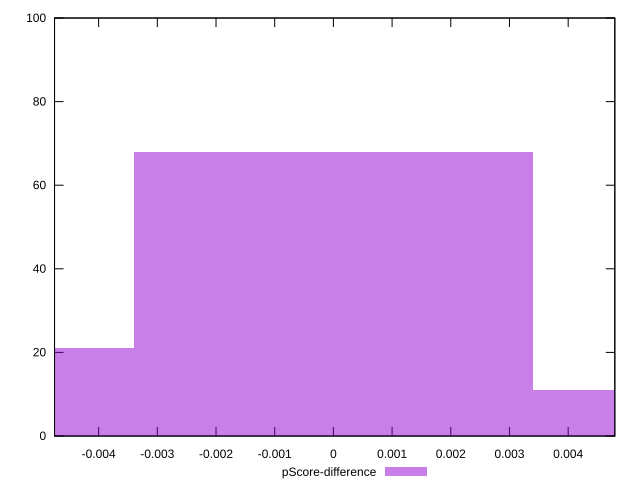

This chart was generated by the following gnuplot code:
reset

$pScoreDifference <<EOF
0 68
-0.0067973963099001115 21
0.0067973963099001115 11
EOF

set key outside below
set boxwidth 0.0067973963099001115
set xrange [-0.004751281845733146:0.004794791619140426]
set yrange [0:100]
set trange [0:100]
set style fill transparent solid 0.5 noborder
set terminal svg size 640, 490 enhanced background rgb 'white'
set output "reports/report_00031_2021-02-24T23-18-18.084Z/mainthread-work-breakdown/samples/astro/pScore-difference/histogram.svg"

plot $pScoreDifference title "pScore-difference" with boxes

reset
